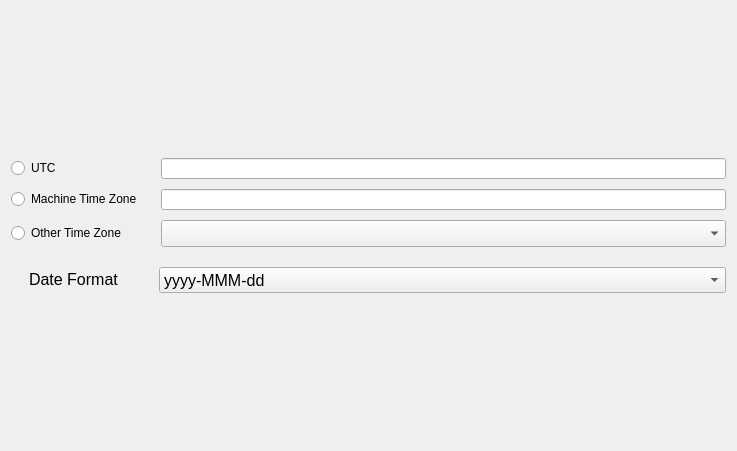
<?xml version="1.0" encoding="UTF-8"?>
<ui version="4.0">
 <class>case_launcher_page_timezone_selection</class>
 <widget class="QWidget" name="case_launcher_page_timezone_selection">
  <property name="geometry">
   <rect>
    <x>0</x>
    <y>0</y>
    <width>737</width>
    <height>451</height>
   </rect>
  </property>
  <property name="windowTitle">
   <string>Form</string>
  </property>
  <layout class="QVBoxLayout" name="verticalLayout_3">
   <item>
    <layout class="QVBoxLayout" name="verticalLayout_2">
     <property name="spacing">
      <number>20</number>
     </property>
     <item>
      <spacer name="verticalSpacer">
       <property name="orientation">
        <enum>Qt::Vertical</enum>
       </property>
       <property name="sizeHint" stdset="0">
        <size>
         <width>20</width>
         <height>40</height>
        </size>
       </property>
      </spacer>
     </item>
     <item>
      <layout class="QVBoxLayout" name="verticalLayout">
       <property name="spacing">
        <number>10</number>
       </property>
       <item>
        <layout class="QHBoxLayout" name="horizontalLayout_3">
         <item>
          <widget class="QRadioButton" name="radioButton_utc_timezone">
           <property name="minimumSize">
            <size>
             <width>140</width>
             <height>0</height>
            </size>
           </property>
           <property name="maximumSize">
            <size>
             <width>140</width>
             <height>16777215</height>
            </size>
           </property>
           <property name="focusPolicy">
            <enum>Qt::NoFocus</enum>
           </property>
           <property name="text">
            <string>UTC</string>
           </property>
          </widget>
         </item>
         <item>
          <widget class="QLineEdit" name="lineEdit_utc_timezone">
           <property name="minimumSize">
            <size>
             <width>0</width>
             <height>21</height>
            </size>
           </property>
           <property name="maximumSize">
            <size>
             <width>16777215</width>
             <height>21</height>
            </size>
           </property>
           <property name="font">
            <font>
             <pointsize>12</pointsize>
            </font>
           </property>
           <property name="focusPolicy">
            <enum>Qt::NoFocus</enum>
           </property>
           <property name="styleSheet">
            <string notr="true"/>
           </property>
           <property name="readOnly">
            <bool>true</bool>
           </property>
          </widget>
         </item>
        </layout>
       </item>
       <item>
        <layout class="QHBoxLayout" name="horizontalLayout">
         <item>
          <widget class="QRadioButton" name="radioButton_system_timezone">
           <property name="minimumSize">
            <size>
             <width>140</width>
             <height>0</height>
            </size>
           </property>
           <property name="maximumSize">
            <size>
             <width>140</width>
             <height>16777215</height>
            </size>
           </property>
           <property name="focusPolicy">
            <enum>Qt::NoFocus</enum>
           </property>
           <property name="text">
            <string>Machine Time Zone</string>
           </property>
          </widget>
         </item>
         <item>
          <widget class="QLineEdit" name="lineEdit_system_time_zone">
           <property name="minimumSize">
            <size>
             <width>0</width>
             <height>21</height>
            </size>
           </property>
           <property name="maximumSize">
            <size>
             <width>16777215</width>
             <height>21</height>
            </size>
           </property>
           <property name="font">
            <font>
             <pointsize>12</pointsize>
            </font>
           </property>
           <property name="focusPolicy">
            <enum>Qt::NoFocus</enum>
           </property>
           <property name="styleSheet">
            <string notr="true"/>
           </property>
           <property name="readOnly">
            <bool>true</bool>
           </property>
          </widget>
         </item>
        </layout>
       </item>
       <item>
        <layout class="QHBoxLayout" name="horizontalLayout_2">
         <item>
          <widget class="QRadioButton" name="radioButton_select_timezone">
           <property name="minimumSize">
            <size>
             <width>140</width>
             <height>0</height>
            </size>
           </property>
           <property name="maximumSize">
            <size>
             <width>140</width>
             <height>16777215</height>
            </size>
           </property>
           <property name="focusPolicy">
            <enum>Qt::NoFocus</enum>
           </property>
           <property name="text">
            <string>Other Time Zone</string>
           </property>
          </widget>
         </item>
         <item>
          <widget class="QComboBox" name="comboBox_user_time_zone">
           <property name="minimumSize">
            <size>
             <width>27</width>
             <height>26</height>
            </size>
           </property>
           <property name="maximumSize">
            <size>
             <width>3000</width>
             <height>27</height>
            </size>
           </property>
           <property name="font">
            <font>
             <pointsize>12</pointsize>
            </font>
           </property>
           <property name="focusPolicy">
            <enum>Qt::NoFocus</enum>
           </property>
          </widget>
         </item>
        </layout>
       </item>
      </layout>
     </item>
     <item>
      <layout class="QHBoxLayout" name="horizontalLayout_8">
       <property name="spacing">
        <number>-1</number>
       </property>
       <item>
        <spacer name="horizontalSpacer">
         <property name="orientation">
          <enum>Qt::Horizontal</enum>
         </property>
         <property name="sizeType">
          <enum>QSizePolicy::Fixed</enum>
         </property>
         <property name="sizeHint" stdset="0">
          <size>
           <width>18</width>
           <height>20</height>
          </size>
         </property>
        </spacer>
       </item>
       <item>
        <widget class="QLabel" name="label_date_format">
         <property name="minimumSize">
          <size>
           <width>110</width>
           <height>0</height>
          </size>
         </property>
         <property name="maximumSize">
          <size>
           <width>110</width>
           <height>16777215</height>
          </size>
         </property>
         <property name="font">
          <font>
           <pointsize>12</pointsize>
          </font>
         </property>
         <property name="text">
          <string>&lt;html&gt;&lt;head/&gt;&lt;body&gt;&lt;p&gt;Date Format&lt;/p&gt;&lt;/body&gt;&lt;/html&gt;</string>
         </property>
        </widget>
       </item>
       <item>
        <widget class="QComboBox" name="comboBox_date_format">
         <property name="minimumSize">
          <size>
           <width>0</width>
           <height>26</height>
          </size>
         </property>
         <property name="maximumSize">
          <size>
           <width>16777215</width>
           <height>26</height>
          </size>
         </property>
         <property name="font">
          <font>
           <pointsize>12</pointsize>
          </font>
         </property>
         <property name="focusPolicy">
          <enum>Qt::NoFocus</enum>
         </property>
         <item>
          <property name="text">
           <string>yyyy-MMM-dd</string>
          </property>
         </item>
         <item>
          <property name="text">
           <string>MMM-dd-yyyy</string>
          </property>
         </item>
         <item>
          <property name="text">
           <string>dd-MMM-yyyy</string>
          </property>
         </item>
        </widget>
       </item>
      </layout>
     </item>
     <item>
      <spacer name="verticalSpacer_2">
       <property name="orientation">
        <enum>Qt::Vertical</enum>
       </property>
       <property name="sizeHint" stdset="0">
        <size>
         <width>20</width>
         <height>40</height>
        </size>
       </property>
      </spacer>
     </item>
    </layout>
   </item>
  </layout>
 </widget>
 <resources/>
 <connections/>
</ui>
